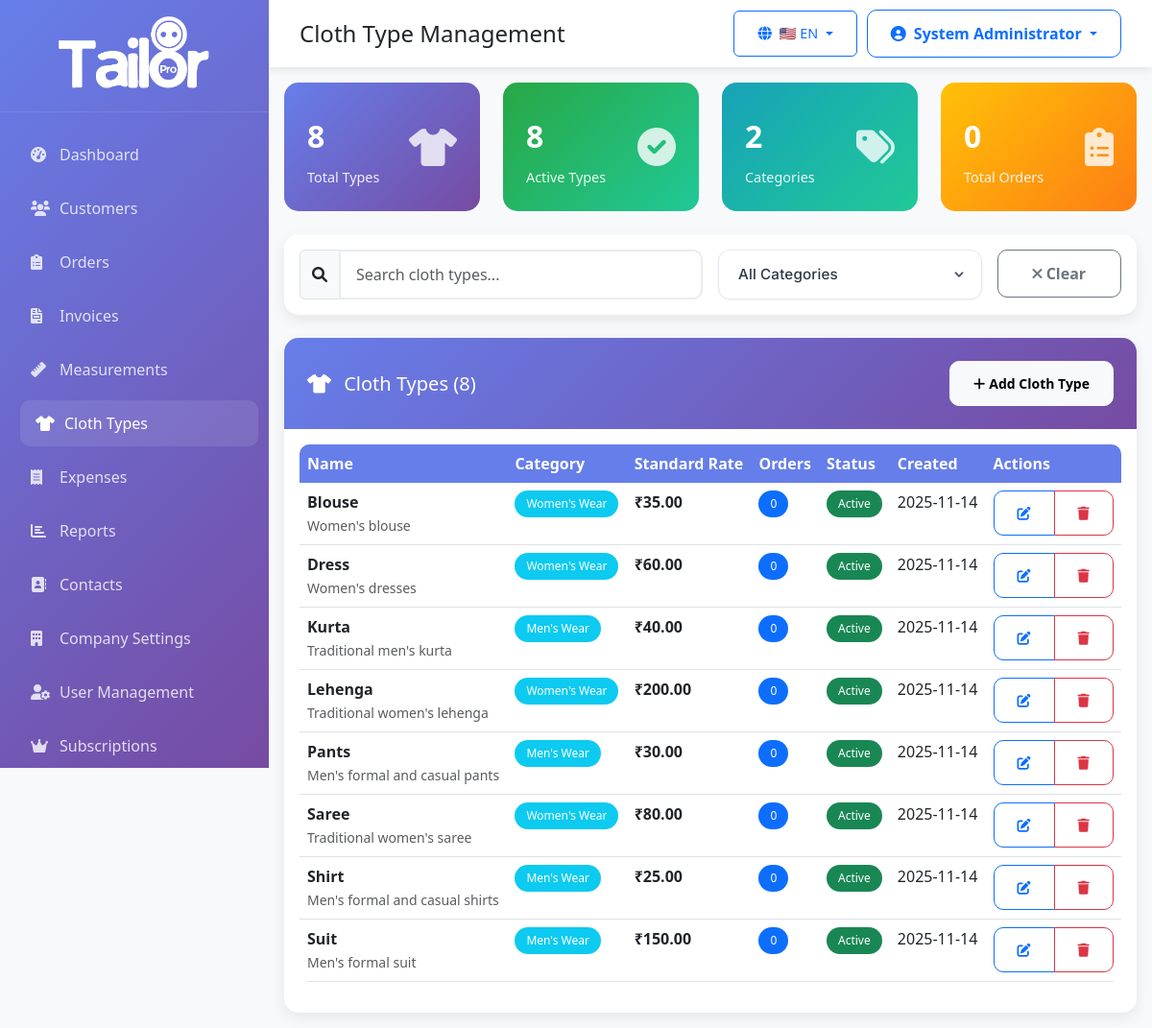
The app's page /admin/cloth-types.php (signed in) with its own data.
### tables this page shows
CREATE TABLE `cloth_types` (
  `id` int(11) NOT NULL AUTO_INCREMENT,
  `company_id` int(11) DEFAULT NULL,
  `name` varchar(100) NOT NULL,
  `description` text DEFAULT NULL,
  `standard_rate` decimal(10,2) DEFAULT NULL,
  `category` varchar(50) DEFAULT NULL,
  `measurement_chart_image` varchar(255) DEFAULT NULL,
  `status` enum('active','inactive') NOT NULL DEFAULT 'active',
  `created_at` timestamp NOT NULL DEFAULT CURRENT_TIMESTAMP,
  PRIMARY KEY (`id`),
  KEY `company_id` (`company_id`),
  FOREIGN KEY (`company_id`) REFERENCES `companies` (`id`) ON DELETE CASCADE
);

### config/database.php (called while the page is built, shortened)
<?php
class Database {
    private $host;
    private $db_name;
    private $username;
    private $password;
    private $charset = 'utf8mb4';
    public function __construct() {
        $isLocal = $this->isLocalEnvironment();
        if ($isLocal) {
            $this->host = 'localhost';
            $this->db_name = 'tailoring_management';
            $this->username = 'root';
            $this->password = '';
        } else {
            $this->host = 'localhost';
            $this->db_name = 'u402017191_tailorpro';
            $this->username = 'u402017191_tailorpro';
            $this->password = 'Tailorpro@99';
        }
    }
    private function isLocalEnvironment() {
        $serverName = $_SERVER['SERVER_NAME'] ?? $_SERVER['HTTP_HOST'] ?? 'localhost';
        $localIndicators = [
            'localhost',
            '127.0.0.1',
            '::1',
            'local.test',
            '.local',
            'wamp',
            'xampp'
        ];
        foreach ($localIndicators as $indicator) {
            if (stripos($serverName, $indicator) !== false) {
                return true;
            }
        }
        return false;
    }
    public function getConnection() {
        $this->conn = null;
        try {
            $dsn = "mysql:host=" . $this->host . ";dbname=" . $this->db_name . ";charset=" . $this->charset;
            $options = [
                PDO::ATTR_ERRMODE => PDO::ERRMODE_EXCEPTION,
                PDO::ATTR_DEFAULT_FETCH_MODE => PDO::FETCH_ASSOC,
                PDO::ATTR_EMULATE_PREPARES => false,
            ];
            $this->conn = new PDO($dsn, $this->username, $this->password, $options);
        } catch(PDOException $exception) {
            echo "Connection error: " . $exception->getMessage();
        }
        return $this->conn;
    }
}
?>

### models/BaseModel.php (called while the page is built, shortened)
<?php
require_once __DIR__ . '/../config/database.php';
class BaseModel {
    protected $conn;
    protected $table;
    public function __construct() {
        $database = new Database();
        $this->conn = $database->getConnection();
    }
    public function count($conditions = []) {
        $query = "SELECT COUNT(*) as count FROM " . $this->table;
        $params = [];
        if (!empty($conditions)) {
            $where_clauses = [];
            foreach ($conditions as $column => $value) {
                $where_clauses[] = $column . " = :" . $column;
                $params[$column] = $value;
            }
            $query .= " WHERE " . implode(" AND ", $where_clauses);
        }
        $stmt = $this->conn->prepare($query);
        $stmt->execute($params);
        $result = $stmt->fetch();
        return $result['count'];
    }
}
?>

### admin/models/ClothType.php (called while the page is built, shortened)
<?php
class ClothType extends BaseModel {
    protected $table = 'cloth_types';
    public function getClothTypeStats() {
        $stats = [];
        $stats['total'] = $this->count();
        $stats['active'] = $this->count(['status' => 'active']);
        $query = "SELECT DISTINCT category FROM " . $this->table . " WHERE category IS NOT NULL AND status = 'active' ORDER BY category";
        $stmt = $this->conn->prepare($query);
        $stmt->execute();
        $stats['categories'] = $stmt->fetchAll(PDO::FETCH_COLUMN);
        return $stats;
    }
    public function getClothTypesWithOrderCount() {
        $query = "SELECT ct.*, COUNT(o.id) as order_count
                  FROM " . $this->table . " ct
                  LEFT JOIN orders o ON ct.id = o.cloth_type_id
                  WHERE ct.status = 'active'
                  GROUP BY ct.id
                  ORDER BY ct.name";
        $stmt = $this->conn->prepare($query);
        $stmt->execute();
        return $stmt->fetchAll();
    }
}
?>

### config/config.php (called while the page is built, shortened)
<?php
function format_currency($amount, $currency = 'INR') {
    return '₹' . number_format($amount, 2);
}
function format_date($date, $format = 'Y-m-d') {
    return date($format, strtotime($date));
}
?>

### admin/cloth-types.php (the view, shortened to what this page needs)
<?php
require_once 'includes/header.php';
require_once 'models/ClothType.php';
$clothTypeModel = new ClothType();
$page = (int)($_GET['page'] ?? 1);
$limit = RECORDS_PER_PAGE;
$offset = ($page - 1) * $limit;
$conditions = [];
$clothTypes = $clothTypeModel->getClothTypesWithOrderCount();
$totalClothTypes = $clothTypeModel->count($conditions);
$clothTypes = array_slice($clothTypes, $offset, $limit);
$clothTypeStats = $clothTypeModel->getClothTypeStats();
?>
<div class="row mb-2">
    <div class="col-xl-3 col-md-6">
        <div class="stat-card">
            <div class="d-flex justify-content-between align-items-center">
                <div>
                    <div class="stat-number"><?php echo number_format($clothTypeStats['total']); ?></div>
                    <div class="stat-label">Total Types</div>
                </div>
                <div class="stat-icon">
                    <i class="fas fa-tshirt"></i>
                </div>
            </div>
        </div>
    </div>
    <div class="col-xl-3 col-md-6">
        <div class="stat-card" style="background: linear-gradient(135deg, #28a745 0%, #20c997 100%);">
            <div class="d-flex justify-content-between align-items-center">
                <div>
                    <div class="stat-number"><?php echo number_format($clothTypeStats['active']); ?></div>
                    <div class="stat-label">Active Types</div>
                </div>
                <div class="stat-icon">
                    <i class="fas fa-check-circle"></i>
                </div>
            </div>
        </div>
    </div>
    <div class="col-xl-3 col-md-6">
        <div class="stat-card" style="background: linear-gradient(135deg, #17a2b8 0%, #20c997 100%);">
            <div class="d-flex justify-content-between align-items-center">
                <div>
                    <div class="stat-number"><?php echo count($clothTypeStats['categories']); ?></div>
                    <div class="stat-label">Categories</div>
                </div>
                <div class="stat-icon">
                    <i class="fas fa-tags"></i>
                </div>
            </div>
        </div>
    </div>
    <div class="col-xl-3 col-md-6">
        <div class="stat-card" style="background: linear-gradient(135deg, #ffc107 0%, #fd7e14 100%);">
            <div class="d-flex justify-content-between align-items-center">
                <div>
                    <div class="stat-number"><?php echo array_sum(array_column($clothTypes, 'order_count')); ?></div>
                    <div class="stat-label">Total Orders</div>
                </div>
                <div class="stat-icon">
                    <i class="fas fa-clipboard-list"></i>
                </div>
            </div>
        </div>
    </div>
</div>
<div class="card mb-4">
    <div class="card-body">
        <div class="row g-3">
            <div class="col-md-6">
                <div class="input-group">
                    <span class="input-group-text">
                        <i class="fas fa-search"></i>
                    </span>
                    <input type="text"
                           id="searchInput"
                           class="form-control"
                           placeholder="Search cloth types..."
                           autocomplete="off">
                </div>
            </div>
            <div class="col-md-4">
                <select class="form-select" id="categoryFilter">
                    <option value="">All Categories</option>
                </select>
            </div>
            <div class="col-md-2">
                <button type="button" id="clearFilters" class="btn btn-outline-secondary w-100">
                    <i class="fas fa-times"></i> Clear
                </button>
            </div>
        </div>
    </div>
</div>
<div class="card">
    <div class="card-header d-flex justify-content-between align-items-center">
        <h5 class="card-title mb-0">
            <i class="fas fa-tshirt me-2"></i>
            Cloth Types (<?php echo number_format($totalClothTypes); ?>)
        </h5>
        <button type="button" class="btn btn-light btn-sm" data-bs-toggle="modal" data-bs-target="#clothTypeModal">
            <i class="fas fa-plus me-1"></i>Add Cloth Type
        </button>
    </div>
    <div class="card-body">
        <?php if (!empty($clothTypes)): ?>
            <div class="table-responsive">
                <table class="table table-hover">
                    <thead>
                        <tr>
                            <th>Name</th>
                            <th>Category</th>
                            <th>Standard Rate</th>
                            <th>Orders</th>
                            <th>Status</th>
                            <th>Created</th>
                            <th>Actions</th>
                        </tr>
                    </thead>
                    <tbody>
                        <?php foreach ($clothTypes as $clothType): ?>
                        <tr>
                            <td>
                                <div>
                                    <strong><?php echo htmlspecialchars($clothType['name']); ?></strong>
                                    <?php if (!empty($clothType['description'])): ?>
                                        <br>
                                        <small class="text-muted"><?php echo htmlspecialchars(substr($clothType['description'], 0, 50)); ?><?php echo strlen($clothType['description']) > 50 ? '...' : ''; ?></small>
                                    <?php endif; ?>
                                </div>
                            </td>
                            <td>
                                <?php if (!empty($clothType['category'])): ?>
                                    <span class="badge bg-info"><?php echo htmlspecialchars($clothType['category']); ?></span>
                                <?php else: ?>
                                    <span class="text-muted">-</span>
                                <?php endif; ?>
                            </td>
                            <td>
                                <?php if (!empty($clothType['standard_rate'])): ?>
                                    <strong><?php echo format_currency($clothType['standard_rate']); ?></strong>
                                <?php else: ?>
                                    <span class="text-muted">Not set</span>
                                <?php endif; ?>
                            </td>
                            <td>
                                <span class="badge bg-primary"><?php echo $clothType['order_count']; ?></span>
                            </td>
                            <td>
                                <span class="badge bg-<?php echo $clothType['status'] === 'active' ? 'success' : 'secondary'; ?>">
                                    <?php echo ucfirst($clothType['status']); ?>
                                </span>
                            </td>
                            <td><?php echo format_date($clothType['created_at']); ?></td>
                            <td>
                                <div class="btn-group btn-group-sm" role="group">
                                    <button type="button"
                                            class="btn btn-outline-primary"
                                            onclick="editClothType(<?php echo htmlspecialchars(json_encode($clothType)); ?>)"
                                            title="Edit">
                                        <i class="fas fa-edit"></i>
                                    </button>
                                    <button type="button"
                                            class="btn btn-outline-danger"
                                            onclick="deleteClothType(<?php echo $clothType['id']; ?>, '<?php echo htmlspecialchars($clothType['name']); ?>')"
                                            title="Delete">
                                        <i class="fas fa-trash"></i>
                                    </button>
                                </div>
                            </td>
                        </tr>
                        <?php endforeach; ?>
                    </tbody>
                </table>
            </div>
        <?php endif; ?>
    </div>
</div>
<?php require_once 'includes/footer.php'; ?>

### records on screen
cloth_types: name "Blouse", description "Women's blouse", category "Women's Wear", standard_rate "₹35.00", order_count "0", status "Active", created_at "2025-11-14"
cloth_types: name "Dress", description "Women's dresses", category "Women's Wear", standard_rate "₹60.00", order_count "0", status "Active", created_at "2025-11-14"
cloth_types: name "Kurta", description "Traditional men's kurta", category "Men's Wear", standard_rate "₹40.00", order_count "0", status "Active", created_at "2025-11-14"
cloth_types: name "Lehenga", description "Traditional women's lehenga", category "Women's Wear", standard_rate "₹200.00", order_count "0", status "Active", created_at "2025-11-14"
cloth_types: name "Pants", description "Men's formal and casual pants", category "Men's Wear", standard_rate "₹30.00", order_count "0", status "Active", created_at "2025-11-14"
cloth_types: name "Saree", description "Traditional women's saree", category "Women's Wear", standard_rate "₹80.00", order_count "0", status "Active", created_at "2025-11-14"
cloth_types: name "Shirt", description "Men's formal and casual shirts", category "Men's Wear", standard_rate "₹25.00", order_count "0", status "Active", created_at "2025-11-14"
cloth_types: name "Suit", description "Men's formal suit", category "Men's Wear", standard_rate "₹150.00", order_count "0", status "Active", created_at "2025-11-14"

### other values on screen
__t(strtolower(str_replace('_', ' ', $page_title ?? 'dashboard'))) "Cloth Type Management"
$currentFlag "🇺🇸"
$currentLang "EN"
$current_user['name'] "System Administrator"
$clothTypeStats['total'] "8"
$clothTypeStats['active'] "8"
count($clothTypeStats['categories']) "2"
array_sum(array_column($clothTypes, 'order_count')) "0"
$totalClothTypes "8"
